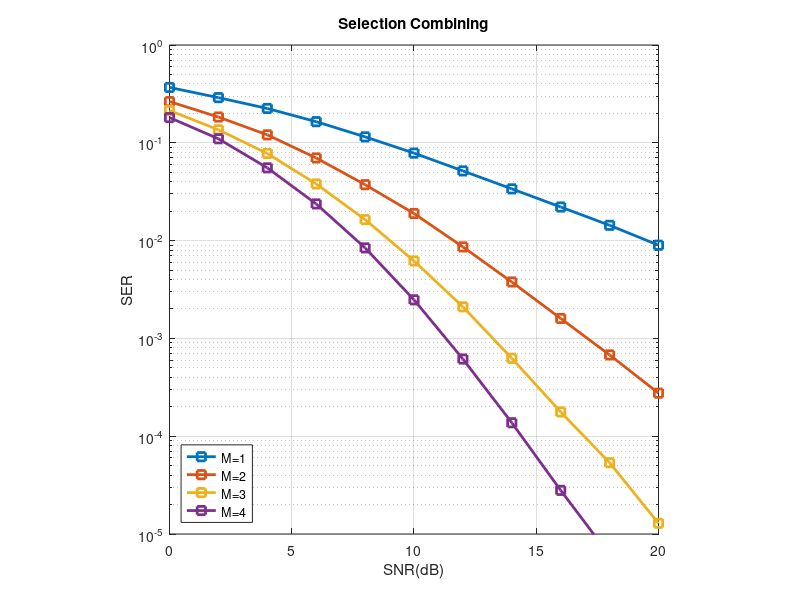
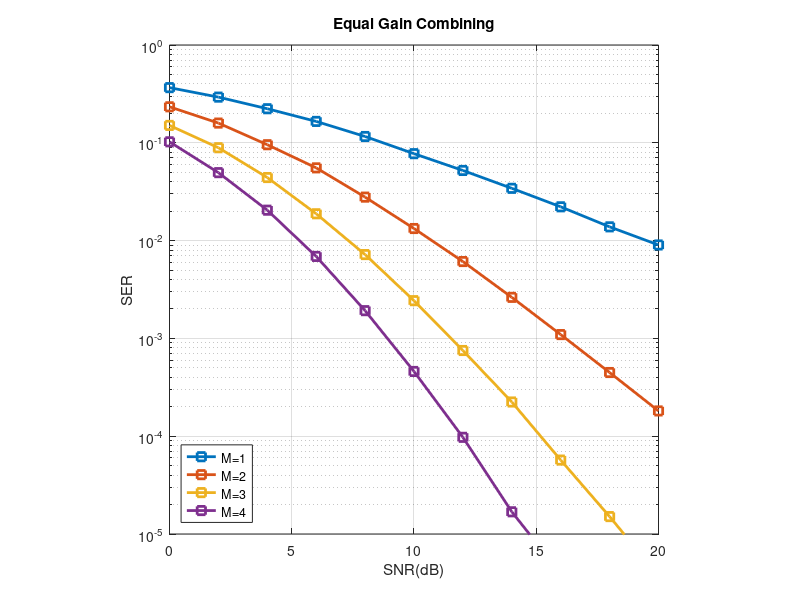
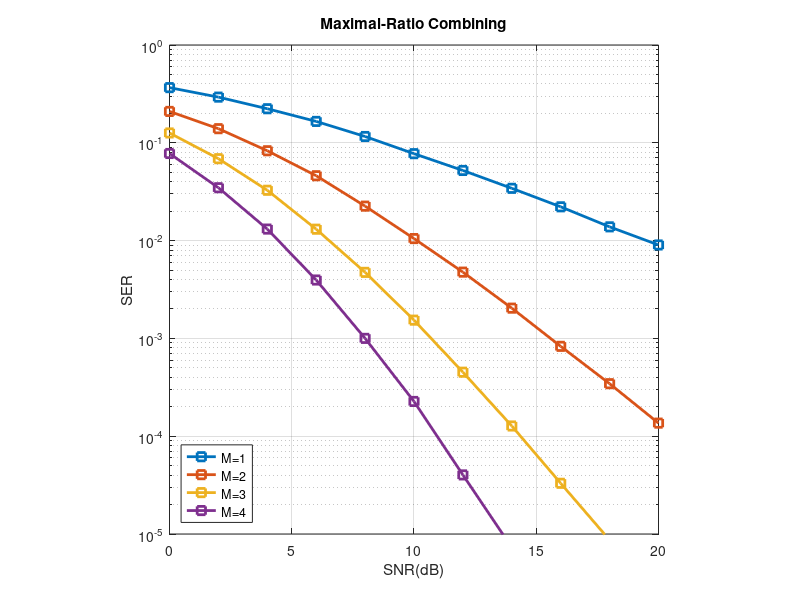
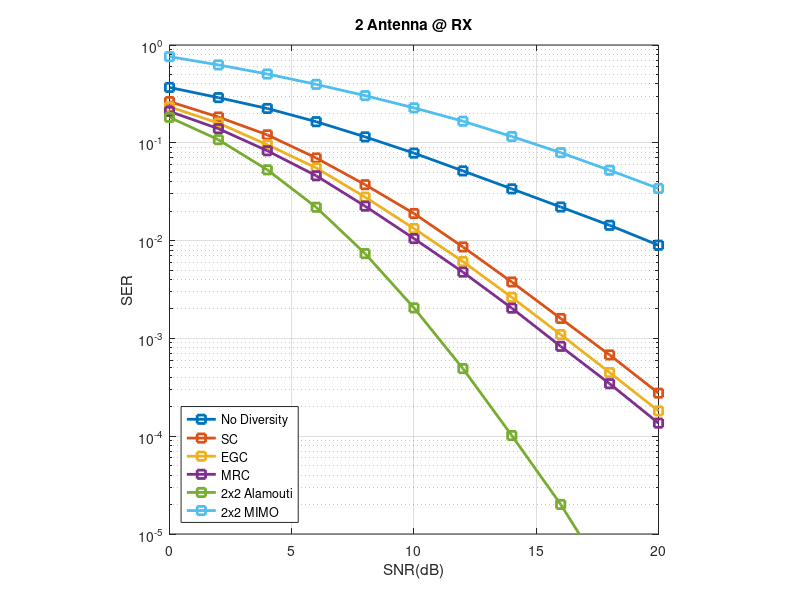

Reproduce these figures in MATLAB, in order.
clear
load EGC_SER.mat
load MRC_SER.mat
load SC_SER.mat
load A21_SER.mat
load A22_SER.mat
load MIMO22_SER.mat

SNR_DB=0:2:20;

%grouped by combining method
figure;%selection combining
semilogy(SNR_DB,SC_SER(1,:),"s-","LineWidth",2);hold on;
semilogy(SNR_DB,SC_SER(2,:),"s-","LineWidth",2);hold on;
semilogy(SNR_DB,SC_SER(3,:),"s-","LineWidth",2);hold on;
semilogy(SNR_DB,SC_SER(4,:),"s-","LineWidth",2);hold on;
legend("M=1","M=2","M=3","M=4","Location","Southwest");
xlabel("SNR(dB)");ylabel("SER");title("Selection Combining");
ylim([10^-5 1]);grid on;axis square;

figure;%equal gain combining
semilogy(SNR_DB,EGC_SER(1,:),"s-","LineWidth",2);hold on;
semilogy(SNR_DB,EGC_SER(2,:),"s-","LineWidth",2);hold on;
semilogy(SNR_DB,EGC_SER(3,:),"s-","LineWidth",2);hold on;
semilogy(SNR_DB,EGC_SER(4,:),"s-","LineWidth",2);hold on;
legend("M=1","M=2","M=3","M=4","Location","Southwest");
xlabel("SNR(dB)");ylabel("SER");title("Equal Gain Combining");
ylim([10^-5 1]);grid on;axis square;

figure;%maximal-ratio combining
semilogy(SNR_DB,MRC_SER(1,:),"s-","LineWidth",2);hold on;
semilogy(SNR_DB,MRC_SER(2,:),"s-","LineWidth",2);hold on;
semilogy(SNR_DB,MRC_SER(3,:),"s-","LineWidth",2);hold on;
semilogy(SNR_DB,MRC_SER(4,:),"s-","LineWidth",2);hold on;
legend("M=1","M=2","M=3","M=4","Location","Southwest");
xlabel("SNR(dB)");ylabel("SER");title("Maximal-Ratio Combining");
ylim([10^-5 1]);grid on;axis square;

%grouped by receive antenna count

figure;%two antennas
semilogy(SNR_DB,SC_SER(1,:),"s-","LineWidth",2);hold on;
semilogy(SNR_DB,SC_SER(2,:),"s-","LineWidth",2);hold on;
semilogy(SNR_DB,EGC_SER(2,:),"s-","LineWidth",2);hold on;
semilogy(SNR_DB,MRC_SER(2,:),"s-","LineWidth",2);hold on;
semilogy(SNR_DB,A22_SER(1,:),"s-","LineWidth",2);hold on;
semilogy(SNR_DB,MIMO22_SER(1,:),"s-","LineWidth",2);hold on;
legend("No Diversity","SC","EGC","MRC",...
    "2x2 Alamouti","2x2 MIMO","Location","Southwest");
xlabel("SNR(dB)");ylabel("SER");title("2 Antenna @ RX");
ylim([10^-5 1]);grid on;axis square;

figure;%three antennas
semilogy(SNR_DB,SC_SER(1,:),"s-","LineWidth",2);hold on;
semilogy(SNR_DB,SC_SER(3,:),"s-","LineWidth",2);hold on;
semilogy(SNR_DB,EGC_SER(3,:),"s-","LineWidth",2);hold on;
semilogy(SNR_DB,MRC_SER(3,:),"s-","LineWidth",2);hold on;
legend("No Diversity","SC","EGC","MRC","Location","Southwest");
xlabel("SNR(dB)");ylabel("SER");title("3 Antenna @ RX");
ylim([10^-5 1]);grid on;axis square;

figure;%four antennas
semilogy(SNR_DB,SC_SER(1,:),"s-","LineWidth",2);hold on;
semilogy(SNR_DB,SC_SER(4,:),"s-","LineWidth",2);hold on;
semilogy(SNR_DB,EGC_SER(4,:),"s-","LineWidth",2);hold on;
semilogy(SNR_DB,MRC_SER(4,:),"s-","LineWidth",2);hold on;
legend("No Diversity","SC","EGC","MRC","Location","Southwest");
xlabel("SNR(dB)");ylabel("SER");title("4 Antenna @ RX");
ylim([10^-5 1]);grid on;axis square;

%alamouti plots
%a21 vs. mrc
figure;
semilogy(SNR_DB,MRC_SER(2,:),"s-","LineWidth",2);hold on;
semilogy(SNR_DB,A21_SER(1,:),"s-","LineWidth",2);hold on;
legend("MRC | M=2","2x1 Alamouti");
xlabel("SNR(dB)");ylabel("SER");title("MRC with 2 Antennas vs. 2x1 Alamouti");
ylim([10^-5 1]);grid on;axis square;

%a21 vs. a22
figure;
semilogy(SNR_DB,A21_SER(1,:),"s-","LineWidth",2);hold on;
semilogy(SNR_DB,A22_SER(1,:),"s-","LineWidth",2);hold on;
legend("2x1 Alamouti","2x2 Alamouti");
xlabel("SNR(dB)");ylabel("SER");title("2x1 Alamouti vs. 2x2 Alamouti");
ylim([10^-5 1]);grid on;axis square;

%mimo22 vs. a22
figure;
semilogy(SNR_DB,MIMO22_SER(1,:),"s-","LineWidth",2);hold on;
semilogy(SNR_DB,A21_SER(1,:),"s-","LineWidth",2);hold on;
semilogy(SNR_DB,A22_SER(1,:),"s-","LineWidth",2);hold on;
legend("2x2 MIMO","2x1 Alamouti","2x2 Alamouti");
xlabel("SNR(dB)");ylabel("SER");title("MIMO vs. Alamouti");
ylim([10^-5 1]);grid on;axis square;




